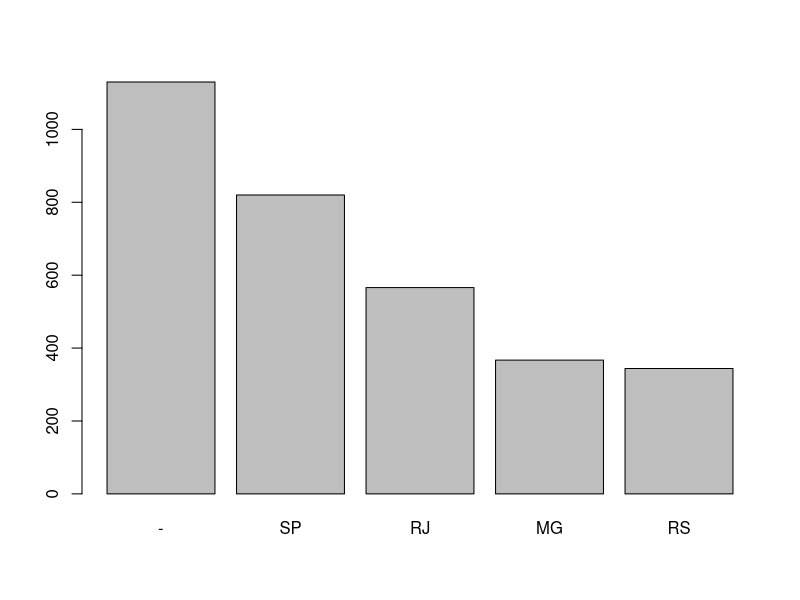
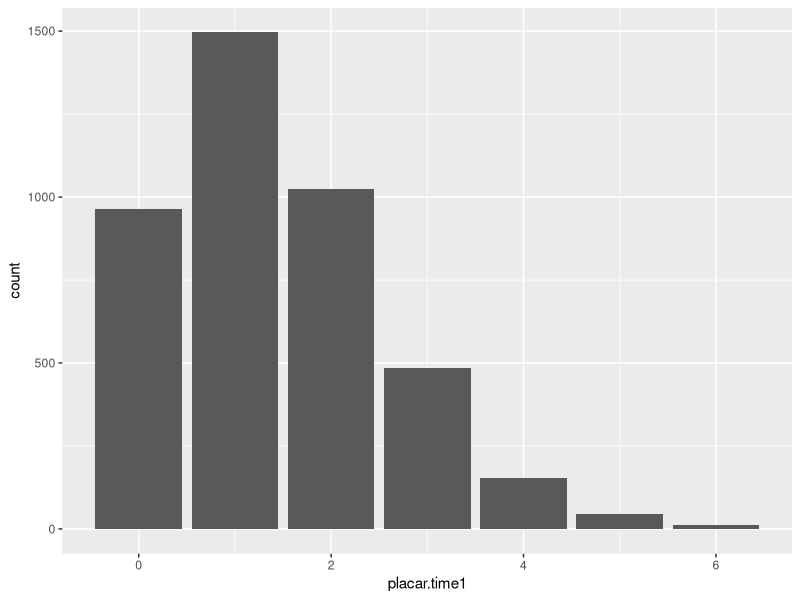
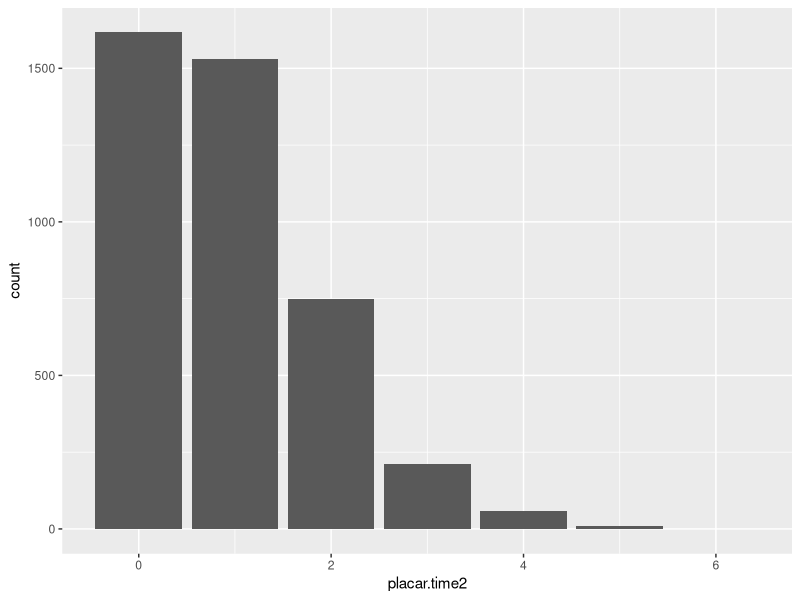

The R script that drew these images, in order:
# ---------- Script ---------- #

# Pacotes & Diretório ----
library(tidyverse)

setwd("~/FACUL/Semestre 8/TCC 1/dados")




# Banco de dados
df <- read.csv('dados.csv')
df <- df[,-1]




# Organizando o banco de dados -----
df$hora <- lubridate::hm(df$hora)

df <- df %>% 
  mutate(vencedor = (if_else(placar.time1 > placar.time2, mandante.uf, 
                     if_else(placar.time1 == placar.time2, "-", visitante.uf))), 
         .after = 7)




# Arrumando times ----

# MANDANTE - - - - - - -
sort(unique(df$mandante))

# América
df$mandante[df$mandante=='America'] <- 'América'
df$mandante[df$mandante=='America Fc'] <- 'América'
df$mandante[df$mandante=='América Fc Saf'] <- 'América'

# Atlético
df$mandante[df$mandante=='Atlético Paranaense'] <- 'Athletico Paranaense'
df$mandante[df$mandante=='Atletico'] <- 'Athletico Paranaense'
df$mandante[df$mandante=='Atlético' & df$mandante.uf == "PR"]  <- 'Athletico Paranaense'
df$mandante[df$mandante=='Atlético' & df$mandante.uf == "GO"] <- 'Atlético Goianiense'
df$mandante[df$mandante=='Atlético' & df$mandante.uf == "MG"] <- 'Atlético Mineiro'

# Cuiabá
df$mandante[df$mandante=='Cuiabá Saf'] <- 'Cuiabá'



# VISITANTE - - - - - - -
sort(unique(df$visitante))

# América
df$visitante[df$visitante=='America'] <- 'América'
df$visitante[df$visitante=='America Fc'] <- 'América'
df$visitante[df$visitante=='América Fc Saf'] <- 'América'

# Atlético
df$visitante[df$visitante=='Atlético Paranaense'] <- 'Athletico Paranaense'
df$visitante[df$visitante=='Atletico'] <- 'Athletico Paranaense'
df$visitante[df$visitante=='Atlético' & df$visitante.uf == "PR"]  <- 'Athletico Paranaense'
df$visitante[df$visitante=='Atlético' & df$visitante.uf == "GO"] <- 'Atlético Goianiense'
df$visitante[df$visitante=='Atlético' & df$visitante.uf == "MG"] <- 'Atlético Mineiro'

# Cuiabá
df$visitante[df$visitante=='Cuiabá Saf'] <- 'Cuiabá'




# Descritiva -----
str(df)

summary(df[c(6,7,10,13)])


# Hora
sort(table(as.character(df$hora)))


# Dia
sort(table(as.character(df$dia)))


# Vencedor
aux <- df %>% group_by(vencedor) %>% count() %>% arrange(desc(n))
barplot(aux$n[1:5], names.arg = aux$vencedor[1:5])
sort(table(df$vencedor))


# Mandante Placar
ggplot(df, aes(placar.time1)) +
  geom_bar()
sort(table(df$placar.time1))


# Visitante Placar
ggplot(df, aes(placar.time2)) +
  geom_bar()
sort(table(df$placar.time2))


# Arena
sort(table(df$estadio))


# Estado Jogando
sort(table(df$mandante.uf))


# Cidade em que ocorreu o jogo
sort(table(df$cidade))


# Árbitro
sort(table(df$arbitro))


# UF do Árbitro
sort(table(df$arbitro.uf))


